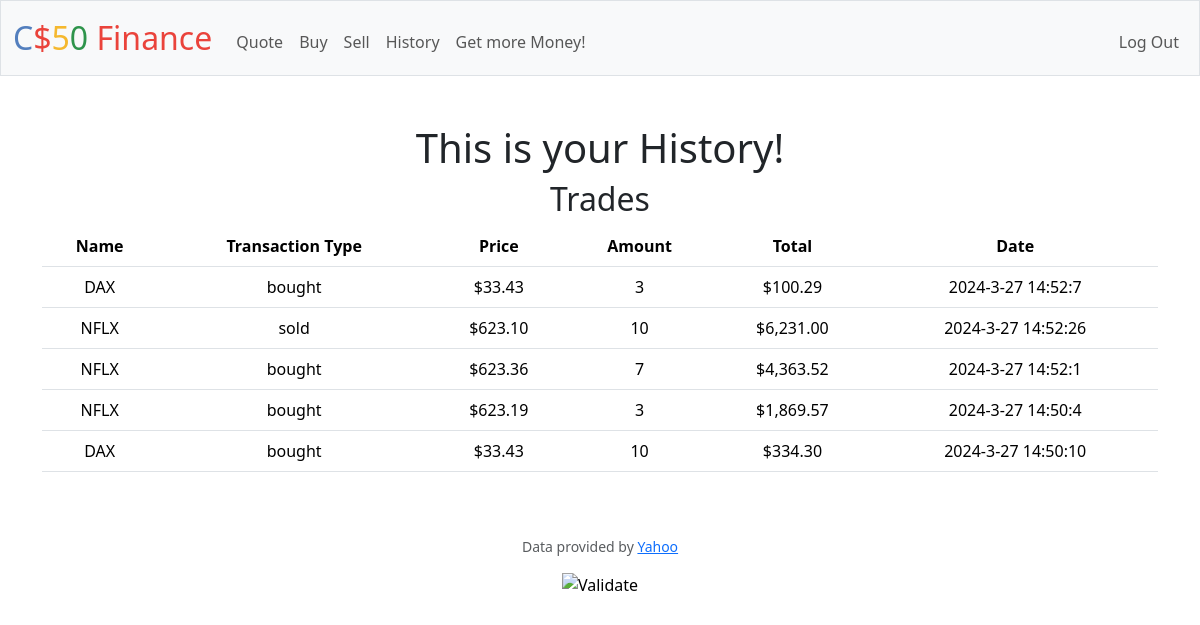
The app's page /history (signed in) with its own data.
### tables this page shows
CREATE TABLE transactions (id INTEGER PRIMARY KEY AUTOINCREMENT NOT NULL, user_id INTERGER, stock TEXT NOT NULL, amount INTEGER, buy_price FLOAT, total FLOAT, trans_type TEXT, timestamp TEXT, FOREIGN KEY (user_id) REFERENCES users(id));

### app.py (the view)
@app.route("/history")
@login_required
def history():
    user = session["user_id"]
    trans_database = db.execute(
        "SELECT * FROM transactions WHERE user_id = ? ORDER BY timestamp DESC", user)
    transactions = []
    for i, row in enumerate(trans_database):
        transactions.append({
            "name": row["stock"],
            "transaction_type": row["trans_type"],
            "price": usd(row["buy_price"]),
            "amount": row["amount"],
            "total": usd(row["total"]),
            "date": row["timestamp"]
        })
    return render_template("history.html", transactions=transactions)

### app.py (called while the page is built)
@app.after_request
def after_request(response):
    response.headers["Cache-Control"] = "no-cache, no-store, must-revalidate"
    response.headers["Expires"] = 0
    response.headers["Pragma"] = "no-cache"
    return response

### helpers.py (called while the page is built)
def login_required(f):
    @wraps(f)
    def decorated_function(*args, **kwargs):
        if session.get("user_id") is None:
            return redirect("/login")
        return f(*args, **kwargs)
    return decorated_function

def usd(value):
    return f"${value:,.2f}"

### templates/history.html (shortened to what this page needs)
{% extends "layout.html" %}
{% block main %}
    <h1> This is your History!</h1>
    <h2> Trades </h2>
    <table class="table">
        <thead>
            <tr>
                <th>Name</th>
                <th>Transaction Type</th>
                <th>Price</th>
                <th>Amount</th>
                <th>Total</th>
                <th>Date</th>
            </tr>
        </thead>
        <tbody>
            {% for i in transactions %}
            <tr>
                <td>{{ i.name }}</td>
                <td>{{ i.transaction_type }}</td>
                <td>{{ i.price }}</td>
                <td>{{ i.amount }}</td>
                <td>{{ i.total }}</td>
                <td>{{ i.date }}</td>
            </tr>
            {% endfor %}
        </tbody>
    </table>
{% endblock %}

### templates/layout.html (shortened to what this page needs)
<!DOCTYPE html>
<html lang="en">
    <head>
        <link href="https://cdn.jsdelivr.net/npm/bootstrap@5.3.2/dist/css/bootstrap.min.css" rel="stylesheet">
        <link href="/static/styles.css" rel="stylesheet">
    </head>
    <body>
        <nav class="bg-light border navbar navbar-expand-md navbar-light">
            <div class="container-fluid">
                <a class="navbar-brand" href="/"><span class="blue">C</span><span class="red">$</span><span class="yellow">5</span><span class="green">0</span> <span class="red">Finance</span></a>
                <div class="collapse navbar-collapse" id="navbar">
                    {% if session["user_id"] %}
                        <ul class="navbar-nav me-auto mt-2">
                            <li class="nav-item"><a class="nav-link" href="/quote">Quote</a></li>
                            <li class="nav-item"><a class="nav-link" href="/buy">Buy</a></li>
                            <li class="nav-item"><a class="nav-link" href="/sell">Sell</a></li>
                            <li class="nav-item"><a class="nav-link" href="/history">History</a></li>
                            <li class="nav-item"><a class="nav-link" href="/more_money">Get more Money!</a></li>
                        </ul>
                        <ul class="navbar-nav ms-auto mt-2">
                            <li class="nav-item"><a class="nav-link" href="/logout">Log Out</a></li>
                        </ul>
                    {% else %}
                        <ul class="navbar-nav ms-auto mt-2">
                            <li class="nav-item"><a class="nav-link" href="/register">Register</a></li>
                            <li class="nav-item"><a class="nav-link" href="/login">Log In</a></li>
                        </ul>
                    {% endif %}
                </div>
            </div>
        </nav>
        <main class="container py-5 text-center">
            {% block main %}{% endblock %}
        </main>
        <footer class="mb-5">
            <p class="mb-3 small text-center text-muted">
                Data provided by <a href="https://finance.yahoo.com/">Yahoo</a>
            </p>
            <form action="https://validator.w3.org/check" class="text-center" enctype="multipart/form-data" method="post" target="_blank">
                <input alt="Validate" src="/static/I_heart_validator.png" type="image">
            </form>
        </footer>
    </body>
</html>

### static/styles.css (style rules this page uses)
nav .navbar-brand { font-size: xx-large; }
nav .navbar-brand .blue { color: #537fbe; }
nav .navbar-brand .red { color: #ea433b; }
nav .navbar-brand .yellow { color: #f5b82e; }
nav .navbar-brand .green { color: #2e944b; }

### records on screen
transactions: name "DAX", transaction_type "bought", price "$33.43", amount "3", total "$100.29", date "2024-3-27 14:52:7"
transactions: name "NFLX", transaction_type "sold", price "$623.10", amount "10", total "$6,231.00", date "2024-3-27 14:52:26"
transactions: name "NFLX", transaction_type "bought", price "$623.36", amount "7", total "$4,363.52", date "2024-3-27 14:52:1"
transactions: name "NFLX", transaction_type "bought", price "$623.19", amount "3", total "$1,869.57", date "2024-3-27 14:50:4"
transactions: name "DAX", transaction_type "bought", price "$33.43", amount "10", total "$334.30", date "2024-3-27 14:50:10"
